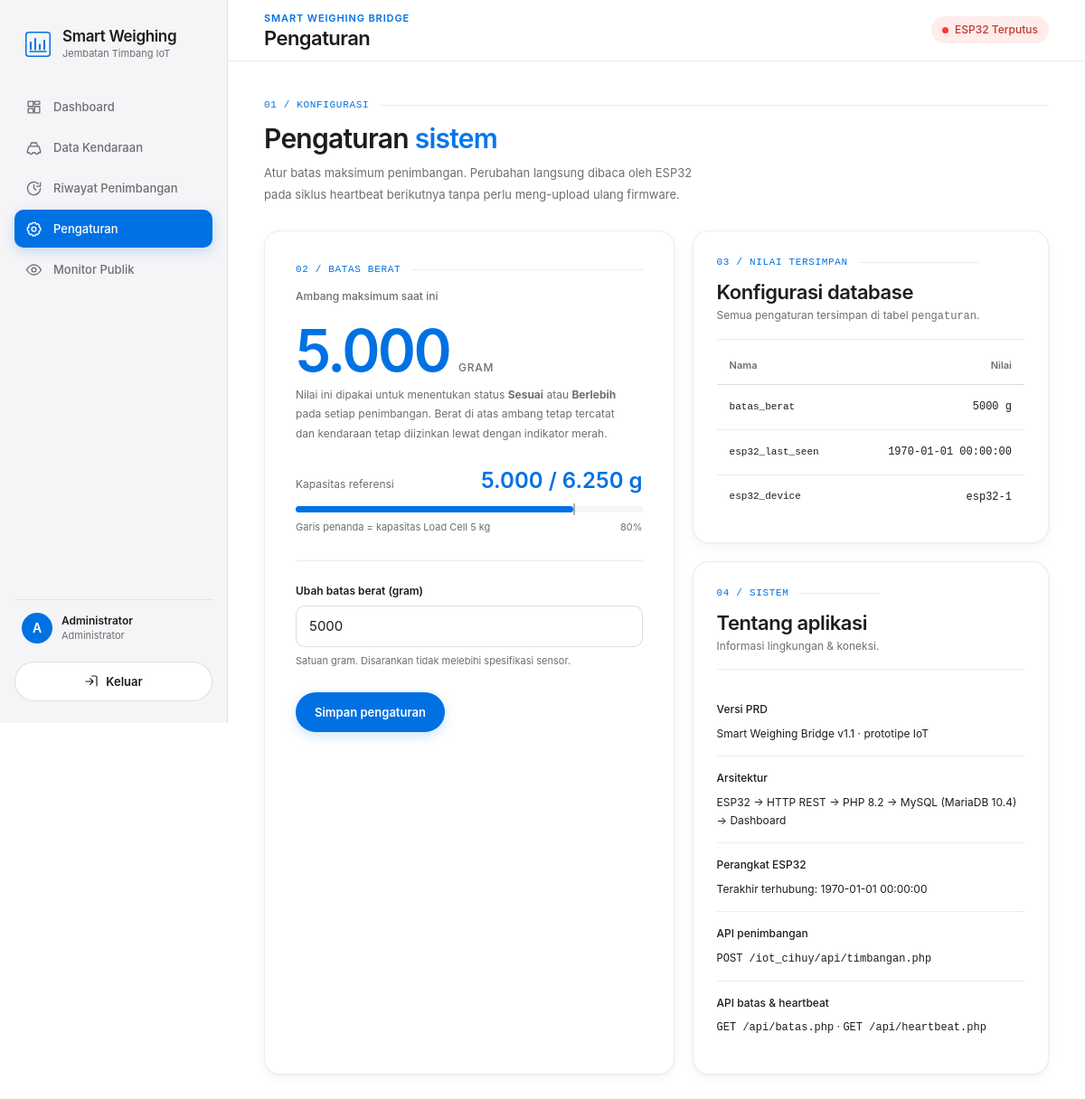
/pengaturan.php (signed in), run on the app's committed database.
### tables this page shows
CREATE TABLE IF NOT EXISTS pengaturan (
  id_pengaturan     INT AUTO_INCREMENT PRIMARY KEY,
  nama_pengaturan   VARCHAR(100) NOT NULL UNIQUE,
  nilai_pengaturan  VARCHAR(100) NOT NULL
);

### includes/auth.php (called while the page is built, shortened)
<?php
function h(?string $value): string
{
    return htmlspecialchars($value ?? '', ENT_QUOTES | ENT_SUBSTITUTE, 'UTF-8');
}
function current_user(): ?array
{
    return isset($_SESSION['user']) && is_array($_SESSION['user']) ? $_SESSION['user'] : null;
}
function user_role(): ?string
{
    $u = current_user();
    return $u['role'] ?? null;
}
function is_admin(): bool
{
    return user_role() === 'admin';
}

### config/database.php (called while the page is built, shortened)
<?php
try {
    $dsn = 'mysql:host=' . DB_HOST . ';dbname=' . DB_NAME . ';charset=' . DB_CHARSET;
    $pdo = new PDO($dsn, DB_USER, DB_PASS, [
        PDO::ATTR_ERRMODE            => PDO::ERRMODE_EXCEPTION,
        PDO::ATTR_DEFAULT_FETCH_MODE => PDO::FETCH_ASSOC,
        PDO::ATTR_EMULATE_PREPARES   => false,
    ]);
} catch (PDOException $e) {
    error_log('DB connection failed: ' . $e->getMessage());
    http_response_code(500);
    echo '<!doctype html><meta charset="utf-8"><title>Kesalahan Server</title>';
    echo '<h1>Kesalahan server</h1><p>Silakan coba beberapa saat lagi atau hubungi administrator.</p>';
    exit;
}
function pengaturan(string $nama, string $default = ''): string
{
    global $pdo;
    $stmt = $pdo->prepare('SELECT nilai_pengaturan FROM pengaturan WHERE nama_pengaturan = ? LIMIT 1');
    $stmt->execute([$nama]);
    $value = $stmt->fetchColumn();
    return $value === false ? $default : (string) $value;
}

### pengaturan.php (the view, shortened to what this page needs)
<?php
require __DIR__ . '/config/database.php';
require __DIR__ . '/includes/auth.php';
$pengaturan = $pdo->query('SELECT * FROM pengaturan ORDER BY id_pengaturan')->fetchAll();
$batas = (float) pengaturan('batas_berat', '5000');
$skala = max(5000.0, $batas * 1.25);
$persentase = min(100, (int) round($batas / $skala * 100));
$mark = (int) round(5000 / $skala * 100);
$lastSeen = pengaturan('esp32_last_seen', 'Belum pernah terhubung');
require __DIR__ . '/includes/header.php';
?>
<p class="section-index">01 / KONFIGURASI</p>
<h2 style="font-size:30px;margin-bottom:10px">Pengaturan <em style="color:var(--p-accent-hi);font-style:normal">sistem</em></h2>
<p class="muted" style="font-size:13px;max-width:60ch;line-height:1.8;margin-bottom:28px">Atur batas maksimum penimbangan. Perubahan langsung dibaca oleh ESP32 pada siklus heartbeat berikutnya tanpa perlu meng-upload ulang firmware.</p>
<div class="settings-grid">
  <section class="settings-lead">
    <p class="section-index">02 / BATAS BERAT</p>
    <p class="kpi-label">Ambang maksimum saat ini</p>
    <p class="big-number"><?= number_format($batas, 0, ',', '.') ?><span>GRAM</span></p>
    <p class="muted" style="font-size:12px;line-height:1.8;max-width:48ch">Nilai ini dipakai untuk menentukan status <strong>Sesuai</strong> atau <strong>Berlebih</strong> pada setiap penimbangan. Berat di atas ambang tetap tercatat dan kendaraan tetap diizinkan lewat dengan indikator merah.</p>
    <div class="gauge">
      <div class="gauge-head"><span>Kapasitas referensi</span><strong><?= number_format($batas, 0, ',', '.') ?> / <?= number_format($skala, 0, ',', '.') ?> g</strong></div>
      <div class="gauge-track">
        <div class="gauge-fill <?= $batas > 5000 ? 'over' : '' ?>" style="width:<?= $persentase ?>%"></div>
        <div class="gauge-mark" style="left:<?= $mark ?>%" title="5000 g — kapasitas Load Cell"></div>
      </div>
      <div class="dist-label" style="margin-top:8px"><span>Garis penanda = kapasitas Load Cell 5 kg</span><span><?= $persentase ?>%</span></div>
    </div>
    <form method="post" style="margin-top:28px;padding-top:24px;border-top:1px solid var(--line)">
      <div class="field">
        <label for="batas_berat">Ubah batas berat (gram)</label>
        <input id="batas_berat" name="batas_berat" type="number" min="1" step="1" required
               value="<?= h(number_format($batas, 0, '', '')) ?>">
        <span class="hint">Satuan gram. Disarankan tidak melebihi spesifikasi sensor.</span>
      </div>
      <div class="form-actions"><button class="btn btn-primary" type="submit">Simpan pengaturan</button></div>
    </form>
  </section>
  <div style="display:flex;flex-direction:column;gap:20px">
    <section class="card">
      <div class="card-head"><div><p class="section-index">03 / NILAI TERSIMPAN</p><h2 class="card-title">Konfigurasi database</h2><p class="card-sub">Semua pengaturan tersimpan di tabel <code>pengaturan</code>.</p></div></div>
      <div class="table-wrap">
        <table>
          <thead><tr><th>Nama</th><th class="align-right">Nilai</th></tr></thead>
          <tbody>
          <?php foreach ($pengaturan as $p): ?>
            <tr>
              <td class="num" style="font-size:11px"><?= h($p['nama_pengaturan']) ?></td>
              <td class="num align-right"><?= h($p['nilai_pengaturan']) ?><?= $p['nama_pengaturan'] === 'batas_berat' ? ' g' : '' ?></td>
            </tr>
          <?php endforeach; ?>
          </tbody>
        </table>
      </div>
    </section>
    <section class="card">
      <div class="card-head"><div><p class="section-index">04 / SISTEM</p><h2 class="card-title">Tentang aplikasi</h2><p class="card-sub">Informasi lingkungan & koneksi.</p></div></div>
      <div class="about-list">
        <div class="about-item"><p class="kpi-label">Versi PRD</p><p>Smart Weighing Bridge v1.1 · prototipe IoT</p></div>
        <div class="about-item"><p class="kpi-label">Arsitektur</p><p>ESP32 → HTTP REST → PHP 8.2 → MySQL (MariaDB 10.4) → Dashboard</p></div>
        <div class="about-item"><p class="kpi-label">Perangkat ESP32</p><p>Terakhir terhubung: <?= h($lastSeen) ?></p></div>
        <div class="about-item"><p class="kpi-label">API penimbangan</p><p><code>POST /iot_cihuy/api/timbangan.php</code></p></div>
        <div class="about-item"><p class="kpi-label">API batas & heartbeat</p><p><code>GET /api/batas.php</code> · <code>GET /api/heartbeat.php</code></p></div>
      </div>
    </section>
  </div>
</div>
<?php require __DIR__ . '/includes/footer.php'; ?>

### includes/header.php (shortened to what this page needs)
<?php
$titles = [
    'dashboard.php'  => 'Dashboard',
    'kendaraan.php'  => 'Data Kendaraan',
    'riwayat.php'    => 'Riwayat Penimbangan',
    'pengaturan.php' => 'Pengaturan',
    'lihat.php'      => 'Monitor Publik',
];
$current = basename($_SERVER['PHP_SELF']);
$page_title = $titles[$current] ?? 'Smart Weighing Bridge';
$user = current_user();
$role_label = user_role() === 'admin' ? 'Administrator' : 'Operator';
$lastSeenRaw = pengaturan('esp32_last_seen', '');
$lastSeenTs  = ($lastSeenRaw !== '' && $lastSeenRaw !== '0000-00-00 00:00:00')
    ? strtotime($lastSeenRaw) : 0;
$selisihDetik = $lastSeenTs > 0 ? (time() - $lastSeenTs) : -1;
$espOnline   = ($selisihDetik >= 0 && $selisihDetik <= 60);
$espLabel    = $espOnline ? 'ESP32 Terhubung' : 'ESP32 Terputus';
$espKeterangan = $lastSeenTs > 0
    ? date('d M Y, H:i:s', $lastSeenTs)
    : 'Belum pernah terhubung';
?>
<!doctype html>
<html lang="id" data-type="software" data-radius="soft" data-buttons="solid" data-motion>
<head>
  <link rel="stylesheet" href="assets/css/app.css">
</head>
<body class="app">
  <div class="shell">
    <aside class="sidebar" aria-label="Navigasi utama">
      <div class="brand">
        <span class="brand-mark" aria-hidden="true">
        </span>
        <span class="brand-text"><strong>Smart Weighing</strong><small>Jembatan Timbang IoT</small></span>
      </div>
      <nav class="side-nav">
        <a href="dashboard.php" class="nav-item <?= $current === 'dashboard.php' ? 'active' : '' ?>">
          <svg viewBox="0 0 24 24" aria-hidden="true"><path d="M4 4h7v7H4zM13 4h7v4h-7zM13 11h7v9h-7zM4 14h7v6H4z"/></svg>
          Dashboard
        </a>
        <a href="kendaraan.php" class="nav-item <?= $current === 'kendaraan.php' ? 'active' : '' ?>">
          <svg viewBox="0 0 24 24" aria-hidden="true"><path d="M3 16l2-6h14l2 6v3h-3a2 2 0 01-4 0h-4a2 2 0 01-4 0H3zM7 9l1.5-4h7L17 9"/></svg>
          Data Kendaraan
        </a>
        <a href="riwayat.php" class="nav-item <?= $current === 'riwayat.php' ? 'active' : '' ?>">
          <svg viewBox="0 0 24 24" aria-hidden="true"><path d="M12 7v5l3 2M21 12a9 9 0 11-3-6.7M21 4v5h-5"/></svg>
          Riwayat Penimbangan
        </a>
        <?php if (is_admin()): ?>
        <a href="pengaturan.php" class="nav-item <?= $current === 'pengaturan.php' ? 'active' : '' ?>">
          Pengaturan
        </a>
        <?php endif; ?>
        <a href="lihat.php" class="nav-item <?= $current === 'lihat.php' ? 'active' : '' ?>">
          <svg viewBox="0 0 24 24" aria-hidden="true"><path d="M2 12s3.5-7 10-7 10 7 10 7-3.5 7-10 7-10-7-10-7z"/><circle cx="12" cy="12" r="3"/></svg>
          Monitor Publik
        </a>
      </nav>
      <div class="side-foot">
        <div class="user-card">
          <span class="avatar" aria-hidden="true"><?= h(strtoupper(mb_substr($user['nama_lengkap'] ?? 'U', 0, 1))) ?></span>
          <span class="user-meta"><strong><?= h($user['nama_lengkap'] ?? 'Pengguna') ?></strong><small><?= h($role_label) ?></small></span>
        </div>
        <form method="post" action="logout.php">
          <button class="btn btn-ghost btn-block" type="submit">
            <svg viewBox="0 0 24 24" aria-hidden="true"><path d="M10 17l5-5-5-5M15 12H3M21 19V5a2 2 0 00-2-2h-6"/></svg>
            Keluar
          </button>
        </form>
      </div>
    </aside>
    <main class="main" id="konten">
      <header class="topbar">
        <div>
          <p class="eyebrow">Smart Weighing Bridge</p>
          <h1 class="topbar-title"><?= h($page_title) ?></h1>
        </div>
        <div class="topbar-status">
          <span class="pill <?= $espOnline ? 'pill-ok' : 'pill-off' ?>" title="Terakhir terhubung: <?= h($espKeterangan) ?>">
            <span class="dot"></span> <?= $espLabel ?>
          </span>
        </div>
      </header>
      <div class="content">

### data on the page
pengaturan: nama_pengaturan "esp32_last_seen", nilai_pengaturan "1970-01-01 00:00:00"
pengaturan: nilai_pengaturan "5.000", nilai_pengaturan "6.250", nilai_pengaturan "80", batas_berat "5000", nama_pengaturan "batas_berat", nilai_pengaturan "5000"
pengaturan: nama_pengaturan "esp32_device", nilai_pengaturan "esp32-1"

### other printed values
mb_substr($user['nama_lengkap'] ?? 'U', 0, 1) "A"
$user['nama_lengkap'] "Administrator"
$role_label "Administrator"
$page_title "Pengaturan"
